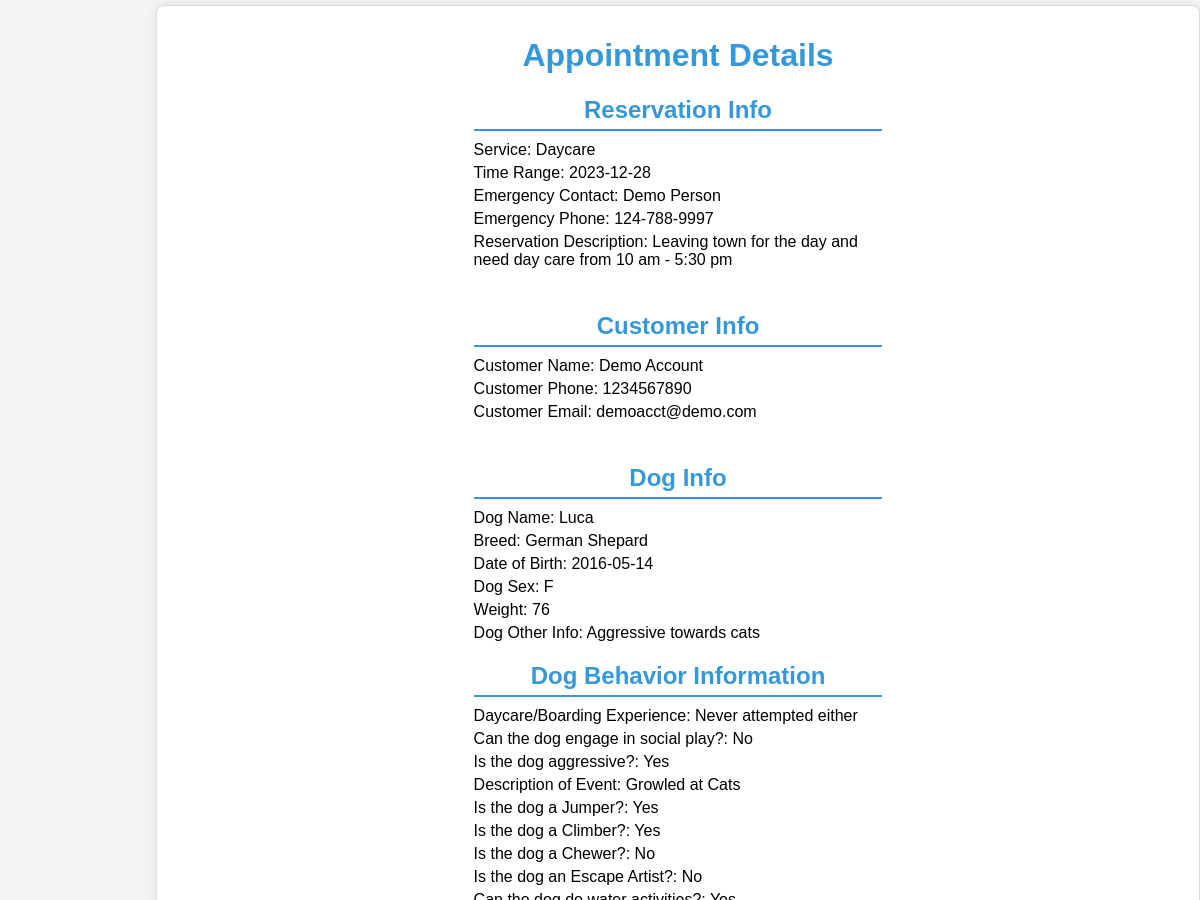
The app's page /php/AdminPortal/AppointmentApproval.php?custid=21&dogid=6&reservationid=12&service=Daycare (signed in, upper part), older data.
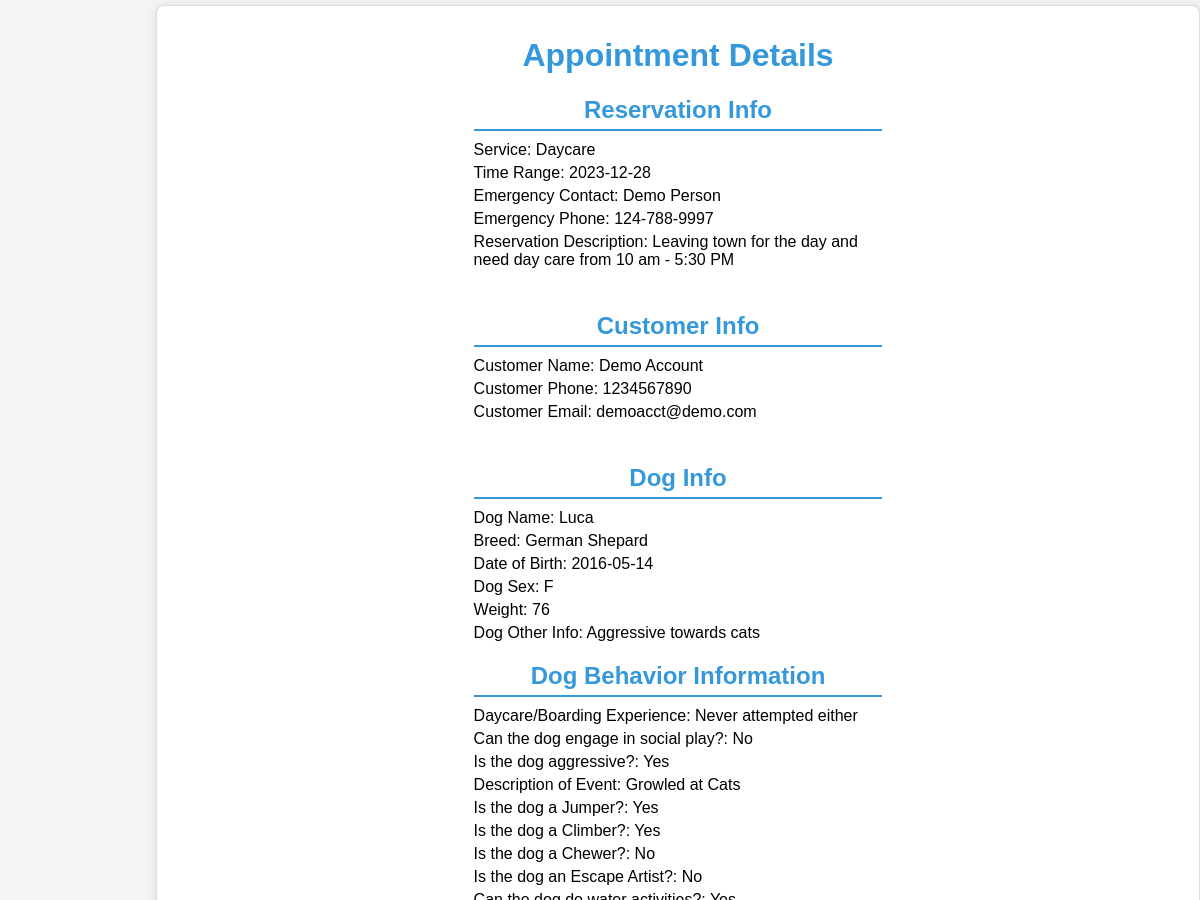
The same page, newer data.
### tables this page shows
CREATE TABLE `reservation` (
  `Res_ID` int(11) NOT NULL,
  `ResStartTime` date NOT NULL,
  `ResEndTime` date NOT NULL,
  `EmerContact` varchar(255) NOT NULL,
  `EmerPhone` varchar(12) NOT NULL,
  `isCheckedIn` tinyint(1) NOT NULL,
  `ServiceType` text NOT NULL,
  `isApproved` tinyint(1) NOT NULL,
  `ResDesc` varchar(500) NOT NULL,
  `isFinished` tinyint(1) NOT NULL,
  `CustID` int(11) NOT NULL,
  `DogID` int(11) NOT NULL,
  `KennelID` int(11) NOT NULL
);

### php/UserHandling/classes/Config.php (called while the page is built)
<?php
class Config {
    public static function get($path = null) {
        if($path) {
            $config = $GLOBALS['config'];
            $path = explode('/',$path);
            foreach($path as $bit ) {
                if(isset($config[$bit])) {
                    $config = $config[$bit];
                } else {
                    return false;
                }
            }
            return $config;
        }
        return false;
    }
}

### php/UserHandling/classes/DB.php (called while the page is built, shortened)
<?php
class DB {
    private static $_instance = null;
    private $_pdo,
            $_query,
            $_lastQuery,
            $_error = false,
            $_results,
            $_count = 0;
    private function __construct() {
        try {
            $this->_pdo = new PDO('mysql:host=' . Config::get('mysql/host') . ';dbname=' . Config::get('mysql/db'),Config::get('mysql/username'), Config::get('mysql/password'));
        } catch (PDOException $e) {
            die($e->getMessage());
        }
    }
    public static function getInstance() {
        if(!isset(self::$_instance)) {
            self::$_instance = new DB();
        }
        return self::$_instance;
    }
    public function query($sql, $params = array()) {
        $this->_error = false;
        if($this->_query = $this->_pdo->prepare($sql)) {
            $x=1;
            if(count($params)) {
                foreach($params as $param) {
                    $this->_query->bindValue($x, $param);
                    $x++;
                }
            }
            if($this->_query->execute()) {
                $this->_results = $this->_query->fetchAll(PDO::FETCH_OBJ);
                $this->_count = $this->_query->rowCount();
            } else {
                $this->_error = true;
            }
        }
        return $this;
    }
    public function get($table, $where) {
        return $this->action('SELECT *', $table, $where);
    }
    public function results() {
        return $this->_results;
    }
    public function first() {
        return $this->results()[0];
    }
    private function action ($action, $table, $where = array()) {
        if(count($where) === 3) {
            $operators = array('=','>','<','<=','>=');
            $field      = $where[0];
            $operator   = $where[1];
            $value      = $where[2];
            if (in_array($operator, $operators)) {
                $sql = "{$action} FROM {$table} WHERE {$field} {$operator} ?";
                if(!$this->query($sql,array($value))->error()) {
                    return $this;
                }
            }
        }
        return false;
    }
    public function count() {
        return $this->_count;
    }
    public function error() {
        return $this->_error;
    }
}

### php/UserHandling/classes/User.php (called while the page is built, shortened)
<?php
class User {
    private $_db,
            $_data,
            $_sessionName,
            $_cookieName,
            $_isLoggedIn;
    public function __construct($user = null) {
        $this->_db = DB::getInstance();
        $this->_sessionName = Config::get('session/session_name');
        if(!$user) {
            if(Session::exists($this->_sessionName)) {
                $user = Session::get($this->_sessionName);
                if($this->find($user)) {
                    $this->_isLoggedIn = true;
                } else {
                }
            }
        } else {
            $this->find($user);
        }
    }
    public function find($user = null) {
        if($user) {
            $field = (is_numeric($user)) ? 'id' : 'username';
            $data = $this->_db->get('users', array($field, '=', $user));
            if($data->count() > 0) {
                return true;
            }
        }
        return false;
    }
    public function isLoggedIn() {
        return $this->_isLoggedIn;
    }
}

### php/UserHandling/classes/Session.php (called while the page is built, shortened)
<?php
class Session {
    public static function exists($name) {
        return (isset($_SESSION[$name])) ? true : false;
    }
    public static function get($name) {
        return $_SESSION[$name];
    }
}

### php/UserHandling/classes/Reservation.php (called while the page is built, shortened)
<?php
class Reservation {
    private $_db,
            $_reservationData;
    public function __construct($service, array $dogs) {
        $this->_db = DB::getInstance();
    }
    public function getReservationData()
    {
        return $this->_reservationData;
    }
    public function getReservationById($reservationId) {
        $fields = 'Res_ID';
        $data = $this->_db->get('reservation', array($fields, '=', $reservationId));
        if($data->count() > 0) {
            $this->_reservationData = $data->first();
            return true;
        }
        return false;
    }
}

### php/UserHandling/classes/Customer.php (called while the page is built, shortened)
<?php
class Customer {
    private $_db,
            $_customerData,
            $_sessionName;
    public function __construct() {
        $this->_db = DB::getInstance();
    }
    public function findCustInfoWithCustID($customer = null){
        if($customer){
            $fields = 'CustID';
            $data = $this->_db->get('customer', array($fields, '=', $customer));
            if($data->count() > 0) {
                $this->_customerData = $data->first();
                return true;
            }
        }else{
            return false;
        }
    }
    public function data(){
        return $this->_customerData;
    }
}

### php/UserHandling/classes/Dog.php (called while the page is built, shortened)
<?php
class Dog {
    private $_db,
            $_dogData,
            $_sessionName;
    public function __construct() {
        $this->_db = DB::getInstance();
    }
    public function findVaccineRecord($dog = null){
        if($dog){
            $fields = 'DogID';
            $data = $this->_db->get('dogvaccine', array($fields, '=', $dog));
            if($data->count() > 0) {
                $this->_dogData = $data->first();
                return true;
            }
        }else{
            return false;
        }
    }
    public function findBehaviorRecord($dog = null){
        if($dog){
            $fields = 'DogID';
            $data = $this->_db->get('dogbehavior', array($fields, '=', $dog));
            if($data->count() > 0) {
                $this->_dogData = $data->first();
                return true;
            }
        }else{
            return false;
        }
    }
    public function findHealthRecord($dog = null){
        if($dog){
            $fields = 'DogID';
            $data = $this->_db->get('doghealth', array($fields, '=', $dog));
            if($data->count() > 0) {
                $this->_dogData = $data->first();
                return true;
            }
        }else{
            return false;
        }
    }
    public function findDogInfoWithDogID($dog = null){
        if($dog){
            $fields = 'DogID';
            $data = $this->_db->get('dog', array($fields, '=', $dog));
            if($data->count() > 0) {
                $this->_dogData = $data->first();
                return true;
            }
        }else{
            return false;
        }
    }
    public function data(){
        return $this->_dogData;
    }
}

### php/AdminPortal/AppointmentApproval.php (the view, shortened to what the changed rows need)
<?php
    $user = new User();
    if($user->isLoggedIn()) {
    $customer = new Customer();
    $dog = new Dog();
    $customer->findCustInfoWithCustID($_SESSION['custid']);
    $dog->findDogInfoWithDogID($_SESSION['dogid']);
    $custName = $customer->data()->CustFirstName . ' ' . $customer->data()->CustLastName;
    $custPhone = $customer->data()->CustPhone;
    $custEmail = $customer->data()->AcctEmail;
    $dogName = $dog->data()->DogName;
    $dogBreed = $dog->data()->Breed;
    $dogDOB = $dog->data()->DogDOB;
    $dogSex = $dog->data()->Sex;
    $dogWeight = $dog->data()->Weight;
    $dogOtherInfo = $dog->data()->DogOtherInfo;
    if($_SESSION['service'] == 'Daycare'){
            $reservation = new Reservation('Daycare',  array());
            $reservation->getReservationById($_SESSION['reservationid']);
            $timeRange = $reservation->getReservationData()->ResStartTime;
            $emerContact = $reservation->getReservationData()->EmerContact;
            $emerPhone = $reservation->getReservationData()->EmerPhone;
            $resDesc = $reservation->getReservationData()->ResDesc;
    }
?>
<!DOCTYPE html>
<html>
<head>
    <link rel="stylesheet" href="/PeaceOfHeavenWebPage/css/AppointmentApproval.css">
</head>
<body>
    <div class=content>
        <h1> Appointment Details </h1>
    <form method="post" >
        <h2>Reservation Info</h2>
        <p>Service: <?php print($_SESSION['service']) ?></p>
        <p>Time Range: <?php print($timeRange) ?></p>
        <p>Emergency Contact: <?php print($emerContact) ?></p>
        <p>Emergency Phone: <?php print($emerPhone) ?></p>
        <p>Reservation Description: <?php print($resDesc) ?></p>
        <br>
        <h2>Customer Info</h2>
        <p>Customer Name: <?php print($custName)?></p>
        <p>Customer Phone: <?php print($custPhone)?></p>
        <p>Customer Email: <?php print($custEmail)?></p>
        <br>
        <h2>Dog Info</h2>
        <p>Dog Name: <?php print($dogName)?></p>
        <p>Breed: <?php print($dogBreed)?></p>
        <p>Date of Birth: <?php print($dogDOB)?></p>
        <p>Dog Sex: <?php print($dogSex)?></p>
        <p>Weight: <?php print($dogWeight)?></p>
        <p>Dog Other Info: <?php print($dogOtherInfo)?></p>
        <?php
            if($_SESSION['service'] != 'Grooming')
            {
                $dog -> findBehaviorRecord($_SESSION['dogid']);
                $behavior = $dog ->data();
                echo '<h2>Dog Behavior Information</h2>';
                $exp = $behavior -> Experience;
                switch ($exp) {
                    case 0:
                        echo '<p>Daycare/Boarding Experience: Never attempted either</p>';
                        break;
                }
                if($behavior -> IsSocial == 1){
                        echo '<p>Can the dog engage in social play?: Yes';
                }
                else{
                        echo '<p>Can the dog engage in social play?: No';
                }
                if($behavior -> IsAggressive == 1){
                    echo '<p>Is the dog aggressive?: Yes';
                }
                else{
                    echo '<p>Is the dog aggressive: No';
                }
                if(!empty($behavior ->AggressiveDesc))
                {
                    echo '<p>Description of Event: '  .  $behavior-> AggressiveDesc . '</p>';
                }
                if($behavior -> IsJumper == 1){
                    echo '<p>Is the dog a Jumper?: Yes';
                }
                else{
                    echo '<p>Is the dog a Jumper?: No';
                }
                if($behavior -> IsClimber == 1){
                    echo '<p>Is the dog a Climber?: Yes';
                }
                else{
                    echo '<p>Is the dog a Climber?: No';
                }
                if($behavior -> IsChewer == 1){
                    echo '<p>Is the dog a Chewer?: Yes';
                }
                else{
                    echo '<p>Is the dog a Chewer?: No';
                }
                if($behavior -> IsEscapeArtist == 1){
                    echo '<p>Is the dog an Escape Artist?: Yes';
                }
                else{
                    echo '<p>Is the dog an Escape Artist?: No';
                }
                if($behavior -> CanWater == 1){
                    echo '<p>Can the dog do water activities?: Yes';
                }
                else{
                    echo '<p>Can the dog do water activities?: No';
                }
        }
        ?>
    </form>
    </div>
</body>
</html>
<?php
        }else(Redirect::to('../UserHandling/login.php'));
?>

Row changes from the older to the newer data that the page shows:
changed reservation "Demo Person": ResDesc "Leaving town for the day and need day care from 10 am - 5:30 pm" → "Leaving town for the day and need day care from 10 am - 5:30 PM"
